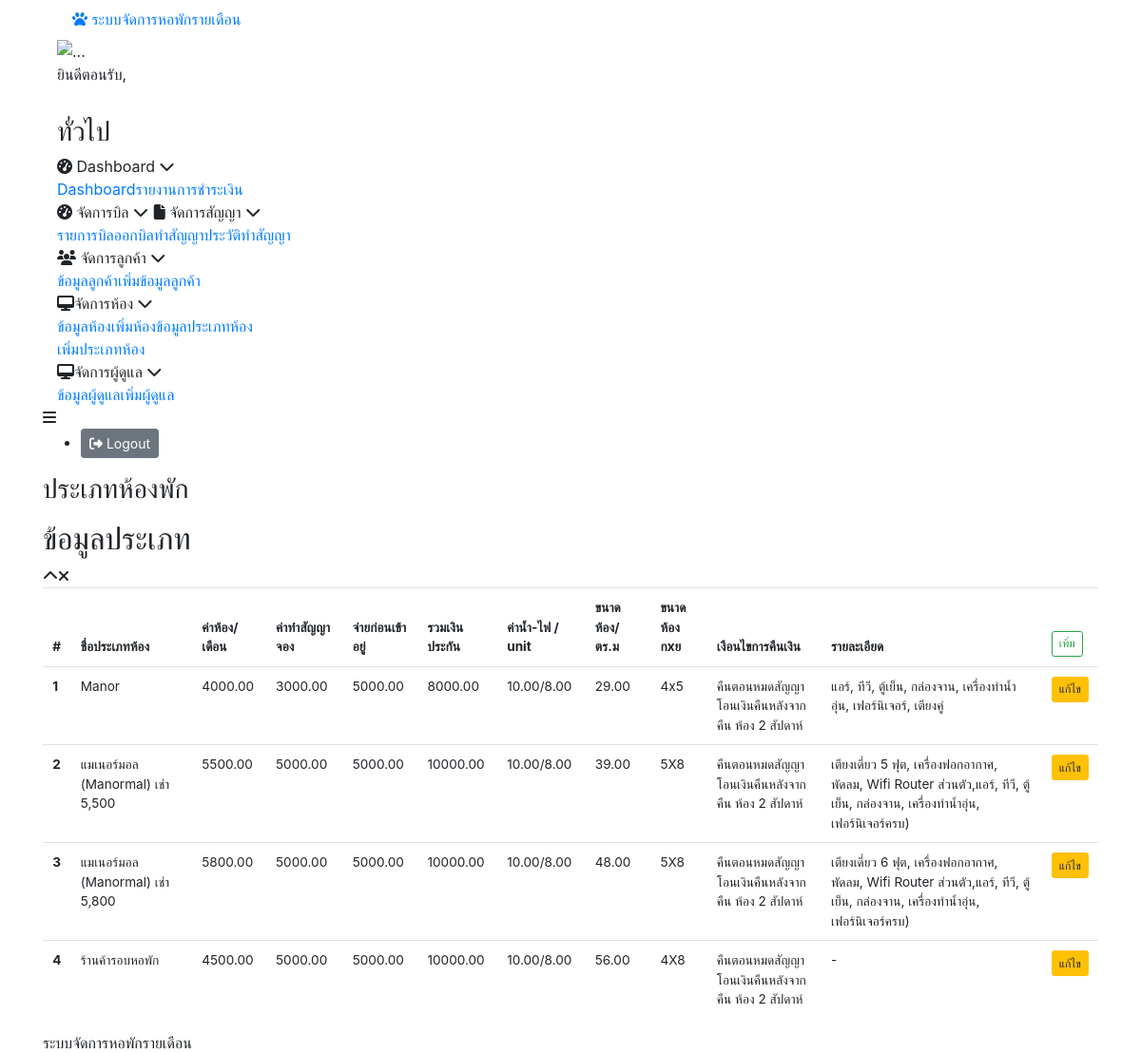
Before: /index.php/home/room_type with the older database file.
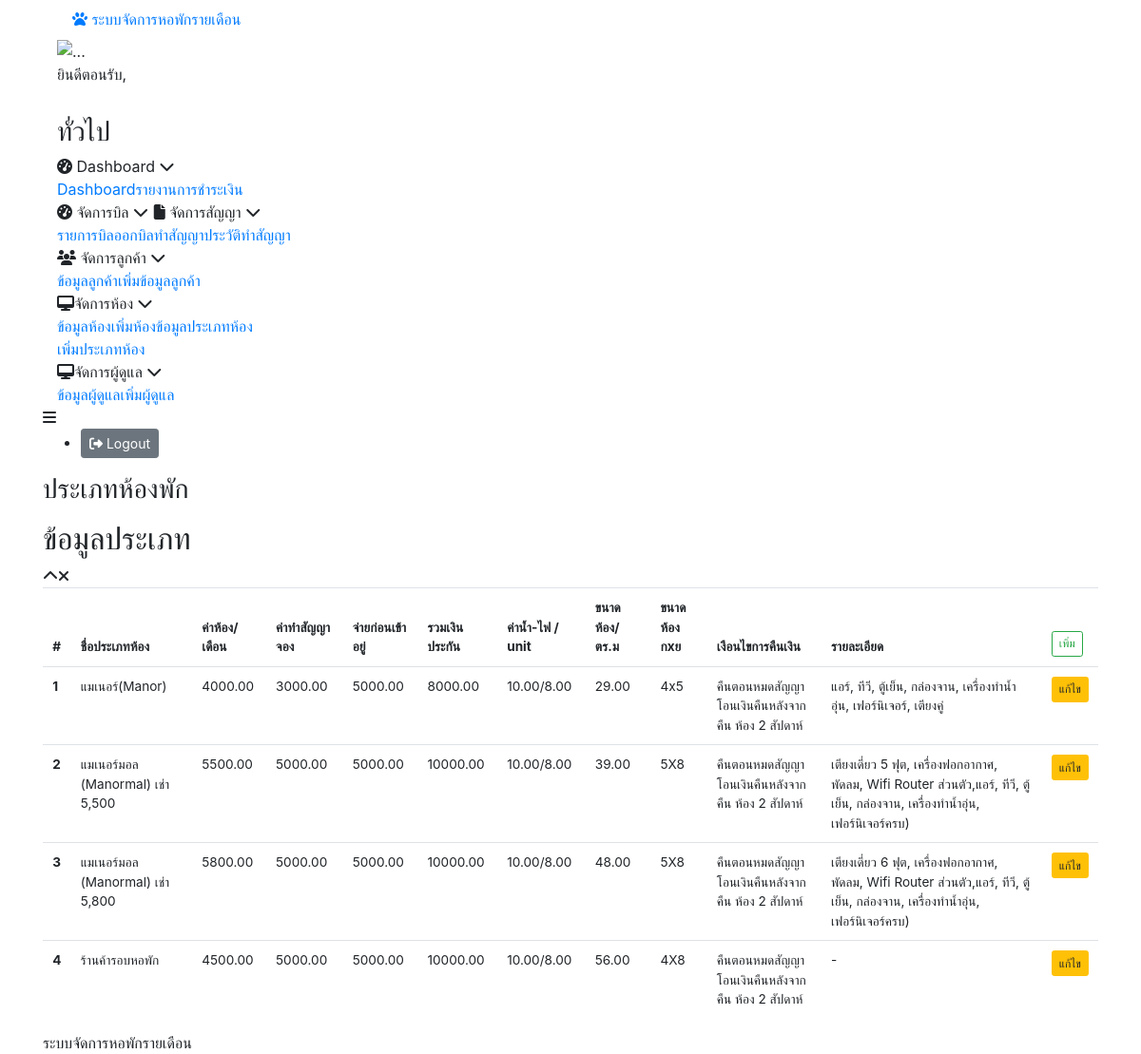
After: the same page with the newer database file.
### tables this page shows
CREATE TABLE `room_type` (
  `RT_ID` int(11) NOT NULL,
  `RT_NAME` varchar(50) NOT NULL,
  `RT_STATUS` varchar(5) DEFAULT '1',
  `RT_STAMP` datetime NOT NULL DEFAULT current_timestamp() ON UPDATE current_timestamp(),
  `RT_DEPOSIT` decimal(10,2) DEFAULT NULL COMMENT 'เงินประกัน',
  `RT_RESERVE` decimal(10,2) DEFAULT NULL COMMENT 'ทำสัญญาจอง',
  `RT_MOVEIN` decimal(10,2) DEFAULT NULL COMMENT 'ทำสัญญาย้ายเข้า',
  `RT_WATER` decimal(10,2) DEFAULT 10.00 COMMENT 'ค่าน้ำ  0-10 เหมาจ่าย ต่อไป 10/unit',
  `RT_ELECTRICCTY` decimal(10,2) DEFAULT 8.00 COMMENT 'ค่าไฟ',
  `RT_DETAILS` text DEFAULT NULL COMMENT 'รายละเอียดห้อง',
  `RT_ROOMRENT` decimal(10,2) DEFAULT NULL COMMENT 'ค่าห้อง',
  `RT_ROOMSIZE` decimal(10,2) DEFAULT NULL COMMENT 'ตร.ม',
  `RT_ROOMSIZE_D` varchar(50) DEFAULT NULL COMMENT 'รายละเอียดขนาดห้อง',
  `RT_CONDITIONS` text NOT NULL DEFAULT 'คืนตอนหมดสัญญา โอนเงินคืนหลังจากคืน ห้อง 2 สัปดาห์' COMMENT 'เงือนไขการคืนเงิน'
);

### application/core/MY_Loader.php (called while the page is built, shortened)
<?php
class MY_Loader extends CI_Loader
{
	public function template($template_name, $vars = array(), $return = FALSE)
	{
		$vars['account'] = $_SESSION['account'];
		if ($return) :
			$content  = $this->view('templates/header', $vars, $return);
			$content .= $this->view($template_name, $vars, $return);
			$content .= $this->view('templates/footer', $vars, $return);
			return $content;
		else :
			$this->view($template_name, $vars);
		endif;
	}
}

### application/controllers/Home.php (called while the page is built, shortened)
<?php
class Home extends CI_Controller
{
	public function room_type()
	{
		$data = array();
		$RES = new Room_type_models();
		$data['room_type_all'] = $RES->QueryResources([
			"WHERE" => [
				"room_type" => [
					"RT_STATUS" => 1
				]
			],
			"TYPE_RESULT" => "object",
		]);
		$Load = new MY_Loader();
		$Load->template("room_type", $data);
	}
}

### index.php (called while the page is built, shortened)
<?php
require_once BASEPATH . 'core/CodeIgniter.php';

### application/models/Room_type_models.php (called while the page is built, shortened)
<?php
class Room_type_models extends CI_Model
{
    private $mssql = null;
    public static $sTABLE_NAME = "room_type";
    public function __construct()
    {
        $this->mssql = $this->load->database('MYSQL', TRUE);
    }
    public static function TB_NAME()
    {
        return sprintf("%s",  self::$sTABLE_NAME);
    }
    public function QueryResources($temp_data = array())
    {
        $temp = array();
        if (empty($temp_data)) {
            $this->mssql->from(self::TB_NAME());
            $query = $this->mssql->get();
            $temp = $query->result_object();
            return $temp;
        } else {
            $temp_data = (object) $temp_data;
        }
        $GROUP_BY = isset($temp_data->GROUP_BY) ? $temp_data->GROUP_BY : array();
        $SELECT = isset($temp_data->SELECT) ? $temp_data->SELECT : array();
        $WHERE = isset($temp_data->WHERE) ? $temp_data->WHERE : array();
        $TYPE_RESULT = isset($temp_data->TYPE_RESULT) ? $temp_data->TYPE_RESULT : 'object';
        $ONE_ROW = isset($temp_data->ONE_ROW) ? $temp_data->ONE_ROW : false;
        $TABLE_NAME = isset($temp_data->TABLE_NAME) ? $temp_data->TABLE_NAME : self::TB_NAME();
        $this->mssql->from($TABLE_NAME);
        if (!empty($WHERE)) {
            foreach ($WHERE as $key_WHERE => $item_WHERE) :
                if (gettype($item_WHERE) == 'array') {
                    foreach ($item_WHERE as $key_item_WHERE => $item_item_WHERE) :
                        if ($key_item_WHERE !== 0) {
                            $TB_ = $key_WHERE;
                            $KE_ = $key_item_WHERE;
                            if (gettype($item_item_WHERE) == "array") {
                                $item_item_WHERE = (object) $item_item_WHERE;
                                $item_item_WHERE_array = $item_item_WHERE;
                                $CONDITION = strtoupper(isset($item_item_WHERE->CONDITION) ? $item_item_WHERE->CONDITION : 'and');
                                $DATA_K = isset($item_item_WHERE->DATA) ? $item_item_WHERE->DATA : array();
                                $GROUP = isset($item_item_WHERE->GROUP) ? $item_item_WHERE->GROUP : false;
                                if (empty($DATA_K)) {
                                    continue;
                                }
                                switch ($CONDITION) {
                                    case 'OR':
                                        if (gettype($DATA_K) == "array") {
                                            if ($GROUP == true) {
                                                $this->mssql->group_start();
                                            }
                                            foreach ($DATA_K as $key_DK => $item_DK) :
                                                $this->mssql->or_where(sprintf("%s.%s", $TB_, $KE_), $item_DK);
                                            endforeach;
                                            if ($GROUP == true) {
                                                $this->mssql->group_end();
                                            }
                                        } else {
                                            $this->mssql->or_where(sprintf("%s.%s", $TB_, $KE_), $DATA_K);
                                        }
                                        break;
                                    case 'IN':
                                        if (gettype($DATA_K) == "array") {
                                            if ($GROUP == true) {
                                                $this->mssql->group_start();
                                            }
                                            $this->mssql->where_in(sprintf("%s.%s", $TB_, $KE_), $DATA_K);
                                            if ($GROUP == true) {
                                                $this->mssql->group_end();
                                            }
                                        } else {
                                            $this->mssql->where_in(sprintf("%s.%s", $TB_, $KE_), $DATA_K);
                                        }
                                        break;
                                    case 'OR_IN':
                                        if (gettype($DATA_K) == "array") {
                                            if ($GROUP == true) {
                                                $this->mssql->group_start();
                                            }
                                            $this->mssql->or_where_in(sprintf("%s.%s", $TB_, $KE_), $DATA_K);
                                            if ($GROUP == true) {
                                                $this->mssql->group_end();
                                            }
                                        } else {
                                            $this->mssql->or_where_in(sprintf("%s.%s", $TB_, $KE_), $DATA_K);
                                        }
                                        break;
                                    case 'NOT_IN':
                                        if (gettype($DATA_K) == "array") {
                                            if ($GROUP == true) {
                                                $this->mssql->group_start();
                                            }
                                            $this->mssql->where_not_in(sprintf("%s.%s", $TB_, $KE_), $DATA_K);
                                            if ($GROUP == true) {
                                                $this->mssql->group_end();
                                            }
                                        } else {
                                            $this->mssql->where_not_in(sprintf("%s.%s", $TB_, $KE_), $DATA_K);
                                        }
                                        break;
                                    case 'OR_NOT_IN':
                                        if (gettype($DATA_K) == "array") {
                                            if ($GROUP == true) {
                                                $this->mssql->group_start();
                                            }
                                            $this->mssql->where_not_in(sprintf("%s.%s", $TB_, $KE_), $DATA_K);
                                            if ($GROUP == true) {
                                                $this->mssql->group_end();
                                            }
                                        } else {
                                            $this->mssql->or_where_not_in(sprintf("%s.%s", $TB_, $KE_), $DATA_K);
                                        }
                                        break;
                                    case 'AND':
                                        if (gettype($DATA_K) == "array") {
                                            if ($GROUP == true) {
                                                $this->mssql->group_start();
                                            }
                                            foreach ($DATA_K as $key_DK => $item_DK) :
                                                $this->mssql->where(sprintf("%s.%s", $TB_, $KE_), $item_DK);
                                            endforeach;
                                            if ($GROUP == true) {
                                                $this->mssql->group_end();
                                            }
                                        } else {
                                            $this->mssql->where(sprintf("%s.%s", $TB_, $KE_), $DATA_K);
                                        }
                                        break;
                                    case 'LIKE':
                                        if (gettype($DATA_K) == "array") {
                                            if ($GROUP == true) {
                                                $this->mssql->group_start();
                                            }
                                            foreach ($DATA_K as $key_DK => $item_DK) :
                                                $this->mssql->like(sprintf("%s.%s", $TB_, $KE_), $item_DK, 'both');
                                            endforeach;
                                            if ($GROUP == true) {
                                                $this->mssql->group_end();
                                            }
                                        } else {
                                            $this->mssql->like(sprintf("%s.%s", $TB_, $KE_), $DATA_K, 'both');
                                        }
                                        break;
                                    case 'OR_LIKE':
                                        if (gettype($DATA_K) == "array") {
                                            if ($GROUP == true) {
                                                $this->mssql->group_start();
                                            }
                                            foreach ($DATA_K as $key_DK => $item_DK) :
                                                $this->mssql->or_like(sprintf("%s.%s", $TB_, $KE_), $item_DK, 'both');
                                            endforeach;
                                            if ($GROUP == true) {
                                                $this->mssql->group_end();
                                            }
                                        } else {
                                            $this->mssql->or_like(sprintf("%s.%s", $TB_, $KE_), $DATA_K, 'both');
                                        }
                                        break;
                                }
                            } else {
                                $this->mssql->where(sprintf("%s.%s", $TB_, $KE_), $item_item_WHERE);
                            }
                        }
                    endforeach;
                }
            endforeach;
        }
        if (empty($SELECT) && empty($GROUP_BY)) {
            $this->mssql->select("*");
        }
        try {
            $query = $this->mssql->get();
            if ($TYPE_RESULT == 'object' && $ONE_ROW != true) {
                $temp = $query->result_object();
            } elseif ($TYPE_RESULT == 'array' && $ONE_ROW != true) {
                $temp = $query->result_array();
            } elseif ($TYPE_RESULT == 'object' && $ONE_ROW == true) {
                $temp = $query->row_object();
            } elseif ($TYPE_RESULT == 'array' && $ONE_ROW == true) {
                $temp = $query->row_array();
            } else {
                $temp = $query->result_object();
            }
            return $temp;
        } catch (Exception $e) {
            return $e;
        }
    }
}

### application/views/room_type.php (the view, shortened to what the rows shown need)
<div class="right_col" role="main">
	<div class="">
		<div class="row">
			<div class="col-md-12 col-sm-12  ">
				<div class="x_panel">
					<div class="x_title">
						<h2>ข้อมูลประเภท</h2>
					</div>
					<div class="x_content" style="zoom: 85%;">
						<table class="table">
							<thead>
								<tr>
									<th>#</th>
									<th>ชื่อประเภทห้อง</th>
									<th>ค่าห้อง/เดือน</th>
									<th>ค่าทำสัญญาจอง</th>
									<th>จ่ายก่อนเข้าอยู่</th>
									<th>รวมเงินประกัน</th>
									<th>ค่าน้ำ-ไฟ / unit</th>
									<th>ขนาดห้อง/ตร.ม</th>
									<th>ขนาดห้อง กxย</th>
									<th>เงือนไขการคืนเงิน</th>
									<th>รายละเอียด</th>
									<th><a class="btn btn-sm btn-outline-success" href="<?= base_url('home/room_type_view_add') ?>">เพิ่ม</a></th>
								</tr>
							</thead>
							<tbody>
								<?php foreach ($room_type_all as $key => $ii) : ?>
									<tr>
										<th scope="row"><?= $key + 1 ?></th>
										<td><?= $ii->RT_NAME ?> </td>
										<td><?= $ii->RT_ROOMRENT ?> </td>
										<td><?= $ii->RT_RESERVE ?> </td>
										<td><?= $ii->RT_MOVEIN ?> </td>
										<td><?= $ii->RT_DEPOSIT ?> </td>
										<td><?= $ii->RT_WATER . '/' . $ii->RT_ELECTRICCTY ?> </td>
										<td><?= $ii->RT_ROOMSIZE ?> </td>
										<td><?= $ii->RT_ROOMSIZE_D ?> </td>
										<td><?= $ii->RT_CONDITIONS ?> </td>
										<td><?= $ii->RT_DETAILS ?> </td>
										<td><a class="btn btn-sm btn-warning" href="<?= base_url('home/room_type_view_edit/' . $ii->RT_ID) ?>">แก้ไข</a></td>
									</tr>
								<?php endforeach; ?>
							</tbody>
						</table>
					</div>
				</div>
			</div>
		</div>
	</div>
</div>

Changed rows visible on the page:
changed room_type "แอร์, ทีวี, ตู้เย็น, กล่องจาน, เครื่องทำน้ำอุ่น, เฟอร์นิเจอร์, เตียงคู่": RT_NAME "Manor" → "แมเนอร์(Manor)"
